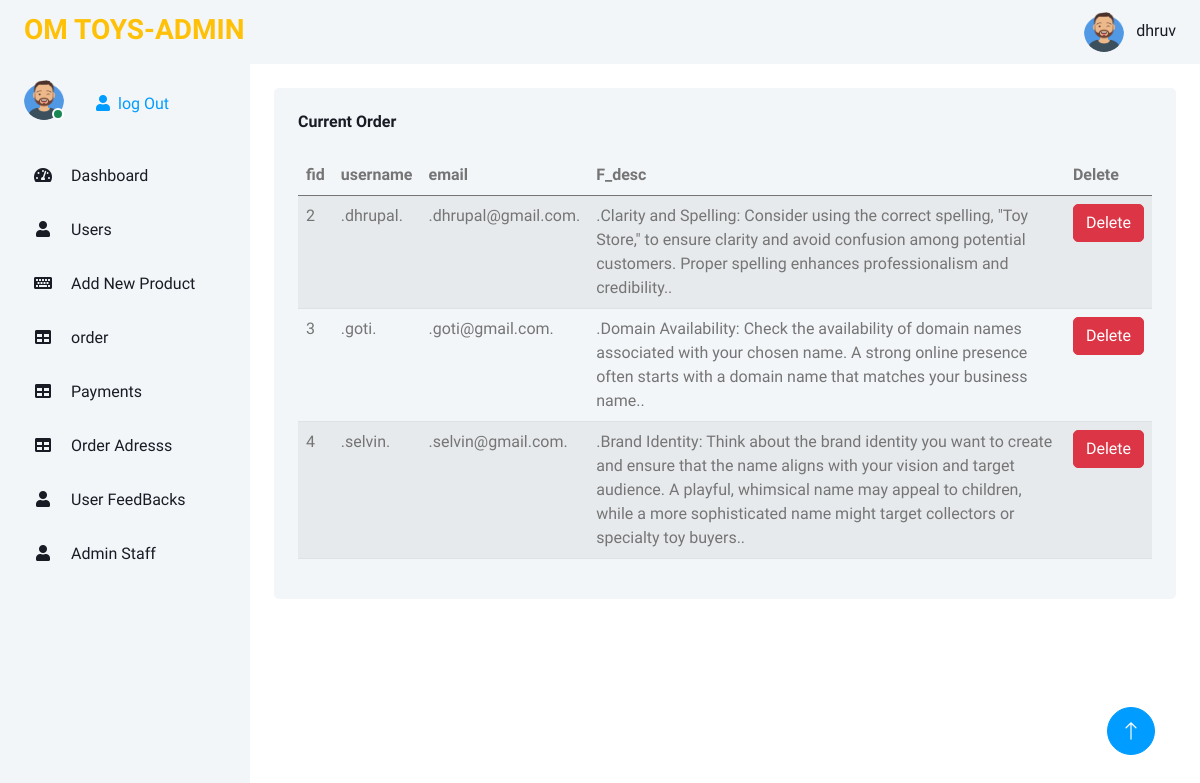
Page /admin/feedback.php (signed in) on the committed database.
### tables this page shows
CREATE TABLE `feedbacks` (
  `fid` int(50) NOT NULL,
  `username` varchar(100) NOT NULL,
  `email` varchar(50) NOT NULL,
  `F_desc` varchar(1000) NOT NULL
);

### admin/feedback.php (the view, shortened to what this page needs)
<?php
$con = mysqli_connect("localhost", "root", "", "ecoomerce");
$q = "select * from `feedbacks`";
$rq = mysqli_query($con, $q);
$row = mysqli_fetch_assoc($rq);
?>
<!DOCTYPE html>
<html lang="en">
<head>
    <link href="https://cdnjs.cloudflare.com/ajax/libs/font-awesome/5.10.0/css/all.min.css" rel="stylesheet">
    <link href="https://cdn.jsdelivr.net/npm/bootstrap-icons@1.4.1/font/bootstrap-icons.css" rel="stylesheet">
    <link href="lib/owlcarousel/assets/owl.carousel.min.css" rel="stylesheet">
    <link href="lib/tempusdominus/css/tempusdominus-bootstrap-4.min.css" rel="stylesheet" />
    <link href="css/bootstrap.min.css" rel="stylesheet">
    <link href="css/style.css" rel="stylesheet">
</head>
<body>
    <div class="container-xxl position-relative bg-white d-flex p-0">
        <?php
        require 'saidPath.php';
        ?>
        <div class="content">
            <nav class="navbar navbar-expand bg-light navbar-light sticky-top px-4 py-0">
                <div class="navbar-nav align-items-center ms-auto">
                    <div class="nav-item ">
                        <a href="#" class="nav-link ">
                            <img class="rounded-circle me-lg-2" src="img/AVATAR.png" alt="" style="width: 40px; height: 40px;">
                            <span class="d-none d-lg-inline-flex"><?php echo $_SESSION['admin_name']; ?></span>
                        </a>
                    </div>
                </div>
            </nav>
            <div class="container-fluid pt-4 px-4">
                <div class="row g-4">
                    <div class="col-12">
                        <div class="bg-light rounded h-100 p-4">
                            <h6 class="mb-4"> Current Order </h6>
                            <div class="table-responsive">
                                <table class="table table-striped">
                                    <thead>
                                        <tr>
                                            <?php
                                            foreach ($row as $key => $value) {
                                            ?>
                                                <th scope="col"><?php echo $key; ?></th>
                                            <?php
                                            }
                                            ?>
                                            <th>Delete</th>
                                        </tr>
                                    </thead>
                                    <tbody>
                                        <?php
                                        if (mysqli_num_rows($rq) >= 0) {
                                            while ($row = mysqli_fetch_assoc($rq)) {
                                        ?>
                                                <tr>
                                                    <td><?php echo $row['fid']; ?></td>
                                                    <td><?php echo $row['username']; ?></td>
                                                    <td><?php echo $row['email']; ?></td>
                                                    <td><?php echo $row['F_desc']; ?></td>
                                                    <td><a href="form.php?fid=<?php echo $row['fid']; ?>" class="btn btn-danger">Delete</a></td>
                                                </tr>
                                        <?php
                                            }
                                        }
                                        ?>
                                    </tbody>
                                </table>
                            </div>
                        </div>
                    </div>
                </div>
            </div>
        </div>
        <a href="#" class="btn btn-lg btn-primary btn-lg-square back-to-top"><i class="bi bi-arrow-up"></i></a>
    </div>
</body>
</html>

### admin/css/style.css (style rules this page uses)
:root { --primary: #009CFF; --light: #F3F6F9; --dark: #191C24; --orange:rgb(211, 211, 63); }
.back-to-top { position: fixed; display: none; right: 45px; bottom: 45px; z-index: 99; }
.btn { transition: .5s; }
.btn.btn-primary { color: #FFFFFF; }
.btn-lg-square { width: 48px; height: 48px; }
.btn-square, .btn-sm-square, .btn-lg-square { padding: 0; display: inline-flex; align-items: center; justify-content: center; font-weight: normal; border-radius: 50px; }
.content { margin-left: 250px; min-height: 100vh; background: #FFFFFF; transition: 0.5s; }
@media (min-width: 992px) { .content { width: calc(100% - 250px); } }
.content .navbar .navbar-nav .nav-link { margin-left: 25px; padding: 12px 0; color: var(--dark); outline: none; }

### rows in the picture
feedbacks: fid "2", username ".dhrupal.", email ".dhrupal@gmail.com.", F_desc ".Clarity and Spelling: Consider using the correct spelling, \"Toy Store,\" to ensure clarity and avoid confusion among potential customers. Proper spelling enhances professionalism and credibility.."
feedbacks: fid "3", username ".goti.", email ".goti@gmail.com.", F_desc ".Domain Availability: Check the availability of domain names associated with your chosen name. A strong online presence often starts with a domain name that matches your business name.."
feedbacks: fid "4", username ".selvin.", email ".selvin@gmail.com.", F_desc ".Brand Identity: Think about the brand identity you want to create and ensure that the name aligns with your vision and target audience. A playful, whimsical name may appeal to children, while a more sophisticated name might target collectors or specialty toy buyers.."

### other values in the picture
$_SESSION['admin_name'] "dhruv"
$key "fid"
$key "username"
$key "email"
$key "F_desc"
